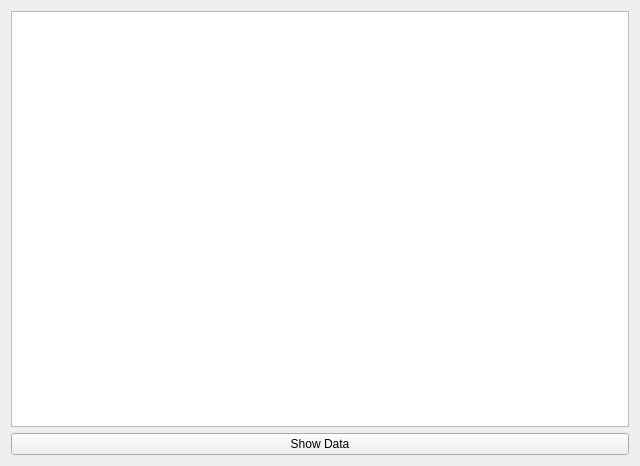
<?xml version="1.0" encoding="UTF-8"?>
<ui version="4.0">
 <class>Widget</class>
 <widget class="QWidget" name="Widget">
  <property name="geometry">
   <rect>
    <x>0</x>
    <y>0</y>
    <width>640</width>
    <height>466</height>
   </rect>
  </property>
  <property name="windowTitle">
   <string>Form</string>
  </property>
  <layout class="QVBoxLayout" name="verticalLayout">
   <item>
    <widget class="QListView" name="listView"/>
   </item>
   <item>
    <widget class="QPushButton" name="btn_show_data">
     <property name="text">
      <string>Show Data</string>
     </property>
    </widget>
   </item>
  </layout>
 </widget>
 <resources/>
 <connections/>
</ui>
